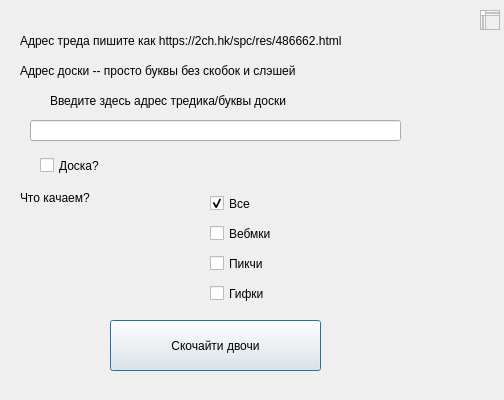
<?xml version="1.0" encoding="UTF-8"?>
<ui version="4.0">
 <class>Dialog</class>
 <widget class="QDialog" name="Dialog">
  <property name="geometry">
   <rect>
    <x>0</x>
    <y>0</y>
    <width>504</width>
    <height>400</height>
   </rect>
  </property>
  <property name="windowTitle">
   <string>Dialog</string>
  </property>
  <widget class="QPushButton" name="pushButton">
   <property name="geometry">
    <rect>
     <x>110</x>
     <y>320</y>
     <width>211</width>
     <height>51</height>
    </rect>
   </property>
   <property name="text">
    <string>Скочайти двочи</string>
   </property>
  </widget>
  <widget class="QLineEdit" name="address">
   <property name="geometry">
    <rect>
     <x>30</x>
     <y>120</y>
     <width>371</width>
     <height>21</height>
    </rect>
   </property>
  </widget>
  <widget class="QLabel" name="label">
   <property name="geometry">
    <rect>
     <x>50</x>
     <y>90</y>
     <width>401</width>
     <height>21</height>
    </rect>
   </property>
   <property name="text">
    <string>Введите здесь адрес тредика/буквы доски</string>
   </property>
  </widget>
  <widget class="QCheckBox" name="isBoard">
   <property name="geometry">
    <rect>
     <x>40</x>
     <y>155</y>
     <width>131</width>
     <height>21</height>
    </rect>
   </property>
   <property name="text">
    <string>Доска?</string>
   </property>
   <property name="checked">
    <bool>false</bool>
   </property>
  </widget>
  <widget class="QLabel" name="label_2">
   <property name="geometry">
    <rect>
     <x>20</x>
     <y>30</y>
     <width>511</width>
     <height>21</height>
    </rect>
   </property>
   <property name="text">
    <string>Адрес треда пишите как https://2ch.hk/spc/res/486662.html</string>
   </property>
  </widget>
  <widget class="QLabel" name="label_3">
   <property name="geometry">
    <rect>
     <x>20</x>
     <y>60</y>
     <width>401</width>
     <height>21</height>
    </rect>
   </property>
   <property name="text">
    <string>Адрес доски -- просто буквы без скобок и слэшей</string>
   </property>
  </widget>
  <widget class="QLabel" name="label_4">
   <property name="geometry">
    <rect>
     <x>20</x>
     <y>190</y>
     <width>141</width>
     <height>16</height>
    </rect>
   </property>
   <property name="text">
    <string>Что качаем?</string>
   </property>
  </widget>
  <widget class="QCheckBox" name="isAll">
   <property name="geometry">
    <rect>
     <x>210</x>
     <y>193</y>
     <width>191</width>
     <height>21</height>
    </rect>
   </property>
   <property name="text">
    <string>Все</string>
   </property>
   <property name="checked">
    <bool>true</bool>
   </property>
  </widget>
  <widget class="QCheckBox" name="isWebm">
   <property name="geometry">
    <rect>
     <x>210</x>
     <y>223</y>
     <width>191</width>
     <height>21</height>
    </rect>
   </property>
   <property name="text">
    <string>Вебмки</string>
   </property>
  </widget>
  <widget class="QCheckBox" name="isPic">
   <property name="geometry">
    <rect>
     <x>210</x>
     <y>253</y>
     <width>161</width>
     <height>21</height>
    </rect>
   </property>
   <property name="text">
    <string>Пикчи</string>
   </property>
  </widget>
  <widget class="QCheckBox" name="isGif">
   <property name="geometry">
    <rect>
     <x>210</x>
     <y>283</y>
     <width>151</width>
     <height>21</height>
    </rect>
   </property>
   <property name="text">
    <string>Гифки</string>
   </property>
  </widget>
  <widget class="QTextEdit" name="info">
   <property name="geometry">
    <rect>
     <x>480</x>
     <y>10</y>
     <width>20</width>
     <height>20</height>
    </rect>
   </property>
   <property name="readOnly">
    <bool>true</bool>
   </property>
  </widget>
 </widget>
 <resources/>
 <connections/>
</ui>
